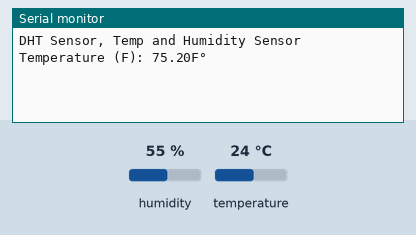
Simulated run of this sketch. Board: Arduino Uno, built with avr-gcc and run on an emulated ATmega328P. Shown: the last lines printed to the serial monitor. The inputs (shaded band) are chosen by the test bench; at power-on: temperature 24 °C, humidity 55 %.

Above: at 2.7 s.
2.8 s: temperature set to 12 °C
At 5.6 s:
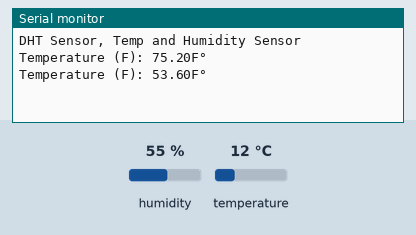
6.6 s: temperature set to 19 °C
At 8.8 s:
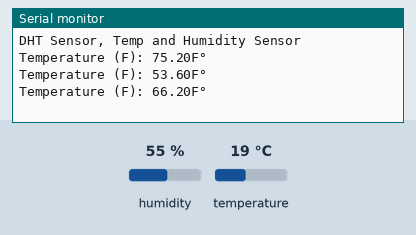
Timing chart, 0 to 10.3 s (numbered marks = the images above; inputs shaded):
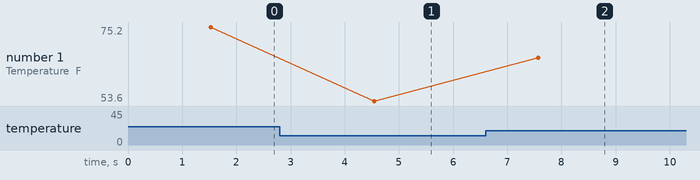

Measured:
- after the input at 2.8 s, the serial monitor: prints a new line after 1.7 s (image 1)
- after the input at 6.6 s, the serial monitor: prints a new line after 0.97 s (image 2)
- plotted number 1: 75.2 → 53.6 after the input at 2.8 s, 53.6 → 66.2 after the input at 6.6 s

The sketch:

masterSensors.ino
```cpp
/*
 * MASTER SENSOR LIST
 */


//-------------SERIAL PORT HUMIDITY AND TEMPEATURE SENSOR----------------------------------

#include <dht.h> //includes the dht library, for sensors
#include <LiquidCrystal.h>//includes the liquid crystal libray for LCD display

//uncommet code for analog and seril monitor display
//#define dht_apin A0 // what analog pin the sensor is connected to, can use analog pin
#define DHT11_PIN 7 //defines the connected pin

dht DHT;
float tempC;
float tempFaren;

void setup() {

  Serial.begin(9600); //starts serial communication with 9600b/s parameter
  delay(500); //delay to let system boot
  Serial.println("DHT Sensor, Temp and Humidity Sensor");
  delay(1000); // wait before accessing sensor

}

void loop() {

  int chk = DHT.read11(DHT11_PIN); //reads the siganl pin placed at analog 0 on arduino

  //Serial.print("Humidity: ");
  //Serial.print(DHT.humidity); //prints the humidity to the computer
  //Serial.print("% ");

  tempC = DHT.temperature; // get the temperature reading in C
  tempFaren = (tempC*9/5)+32; //Converting C to F
  Serial.print("Temperature (F): ");
  Serial.print(tempFaren);
  Serial.println("F°");
  //Serial.print("Temperature (C): ");
  //Serial.print(DHT.temperature);
  //Serial.println("C ");
  tempC = 0;
  tempFaren = 0;
  delay(3000); //waits 3 seconds before accessing the sensor
}

//-------------END SERIAL PORT HUMIDITY AND TEMPEATURE SENSOR-----------------------------

//-------------MOTION PIR SENSOR WITH LED-----------------------------------------------------
/*
 //Arduino with a motion PIR sensor to turn an LED light on when motion is detected

int ledPin = 13;                // LED
int pirPin = 10;                 // PIR Out pin
int pirStat = 0;                   // PIR status
void setup() {
 pinMode(ledPin, OUTPUT);
 pinMode(pirPin, INPUT);
 Serial.begin(9600);
}

void loop(){
 pirStat = digitalRead(pirPin);
 if (pirStat == HIGH) {            // if motion detected
   digitalWrite(ledPin, HIGH);  // turn LED ON
   Serial.println("Motion Detected in Sector 4!!");//prints to the serial monitor
 }
 else {
   digitalWrite(ledPin, LOW); // turn LED OFF if we have no motion
 }
}
 */
//-------------END MOTION PIR SENSOR WITH LED---------------------------------------------------
//-------------SERIAL MONITOR PIR WITH MOTION SENSOR--------------------------------------------
/*
//Motion sensor Serial monitor
//can change delay time and sensativity on the sensor itself via the 2 screws on the sensor
//define pin statues and outpin pin
int pirPin = 10;
int pirStat = 0;


void setup() {
  pinMode(pirPin, INPUT); //pinmode configues the pin to input or output
  Serial.begin(9600); //starts the serial monitor
}//end setup

void loop() {
  pirStat = digitalRead(pirPin);
  if (pirStat == HIGH){
    Serial.println("Motion Detected @SensorLocation");
    delay(3000);
    }
    else{
      Serial.println("All Clear");
      delay(3000);
      }
}//end loop
 */
//-------------END SERIAL MONITION PIR WITH MOTION SENSOR---------------------------------------
//-------------HUMIDITY AND TEMPEATURE SENSOR WITH LCD SCREEN-------------------------------
/*

#include <dht.h> //includes the dht library, for sensors
#include <LiquidCrystal.h>//includes the liquid crystal libray for LCD display

//uncommet code for analog and seril monitor display
//#define dht_apin A0 // what analog pin the sensor is connected to, can use analog pin
#define DHT11_PIN 7 //defines the connected pin

LiquidCrystal lcd(12, 11, 5, 4, 3, 2);
dht DHT;
float tempC; //float to hold Cel value
float tempFaren; //float to hold Faren value

void setup() {

  lcd.begin(16,2);

}

void loop() {

  int chk = DHT.read11(DHT11_PIN);
  lcd.setCursor(0,0);//sets the cursor to 0,0 on tyhe LCD
  lcd.print("Temp: ");
  tempC = DHT.temperature; //getting the temperature in C
  //converting the temperature from C to F
  tempFaren = (tempC*9/5)+32;
  lcd.print(tempFaren);//prints the temp to the lcd
  lcd.print("F°"); // printing the degrees symbol
  lcd.setCursor(0,1); //sets the cursor to the next row down to display humidity
  lcd.print("Humidity: ");
  lcd.print(DHT.humidity);//prints the humidity to the lcd
  delay(5000); //sensor updates every 5 seconds, to show a solid number on the

}

*/
//-----------END HUMIDITY AND TEMPEATURE SENSOR WITH LCD SCREEN ----------------------------------
//-----------SOUND SENSOR DISTANCE MEASUREMENTS SERIAL MONITOR------------------------------------
/*
Ultrasonic sound sensor, 40000Hz
https://howtomechatronics.com/tutorials/arduino/ultrasonic-sensor-hc-sr04/ reference
//define what pins are being used
const int trigPin = 9; //the trig pin sends out the sound wave
const int echoPin = 10; //recieves the sound wave

//define the variables needed
long duration; //travel time from the sensor
int distance;

void setup() {
  pinMode(trigPin, OUTPUT); //sets the trig pin as output, on sensor device
  pinMode(echoPin, INPUT); //sets the echoPin as input, on sensor device
  Serial.begin(9600); //Starts serial communication, 9600 is the speed parameter, data rate is 9600 bits per second.
}

void loop() {
  //Clear the trigPin
  digitalWrite(trigPin, LOW); //sets the pin to a low state
  delayMicroseconds(2); //delays by two microseconds

  digitalWrite(trigPin, HIGH); //sets the trigPin to a high state for 10 microseconds
  delayMicroseconds(10);
  digitalWrite(trigPin, LOW);

  duration = pulseIn(echoPin, HIGH); //reads the echoPin and returns the sound wave travel time,
  //in microseconds, pulse in function will wait for the echo pin to go high

  distance = duration*0.034/2; //calculating the distance in cm

  //prints the distance on the serial monitor
  Serial.print("Distance (cm): ");
  Serial.println(distance);
}
 */
//-----------END SOUND SENSOR SERIAL MONITOR DISTANCE MEASURMENTS---------------------------------
//-----------TOUCH SENSOR-------------------------------------------------------------------------
/*
//Touch Sensor

int signalPin = A1; //sets the input pin for the touch sensor
int signalVal = 0; // Stores the value coming from the sensor

void setup() {
  Serial.begin(9600); //start serial communication with the computer

}

void loop() {
  signalVal = analogRead(signalPin);// reads the value from the sensor

  if (signalVal > 0){ //if statement to detect movement, if sensor is triggered above 0
    Serial.println("Movement in sector 3, Front Window!!");
    delay(2000);//deplays the program by 2 seconds
    }
  else {
    Serial.println("All is clear");
    delay(2000); // delays the program by 2 seonds
    }
}
 */
//-----------END TOUCH SENSOR---------------------------------------------------------------------
//-----------LCD Message practice-----------------------------------------------------------------

/*
//https://www.arduino.cc/en/Reference/LiquidCrystalConstructor reference

#include <LiquidCrystal.h>//includes the liquid crystal libray for LCD display
LiquidCrystal lcd(12, 11, 5, 4, 3, 2);//creates a display
    //variable using a 4 or 8 pin dataset

void setup() {
   lcd.begin(16,2); //initiaizes the interface to the LCD screen

}

void loop() {

  lcd.noBlink();//stops blinking LCD cursor
  lcd.setCursor(0,0); //sets the LCD cursor to 0,0
  lcd.print("Warning! Warning! ");
  lcd.print("Warning! Warning! ");
  lcd.setCursor(0,1);
  lcd.print("Volcano Alert! ");
  lcd.print("Volcano Alert! ");
  lcd.scrollDisplayLeft();
  delay(2000); //delays the sensor by 5 seconds

}
 */
//-----------BLINKING LCD SILLY---------------------------------------------------------------------
//-----------BLINKING LED---------------------------------------------------------------------
/*
#define LED 13 //says led is connected to pin 13

void setup() {
  // put your setup code here, to run once:
 pinMode(LED, OUTPUT); // sets the digital output pin as output

}

void loop() {
  // put your main code here, to run repeatedly:
  digitalWrite(LED, HIGH); //turns led on
  delay(1000); //waits a second
  digitalWrite(LED,LOW);//turns the led off
  delay(1000); //waiots a second

}
 */
//-----------END BLINKING LED----------------------------------------------------------------------------
```
